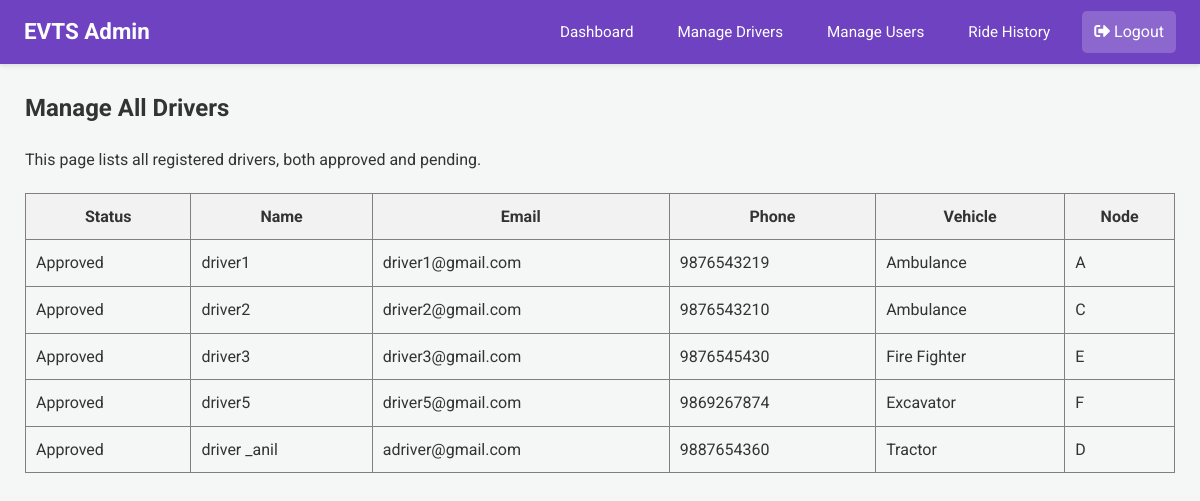
The app's page /admin/manage-drivers (signed in) with its own data.
### app.py (models this page shows)
class Driver(db.Model):
    email = db.Column(db.String(120), primary_key=True)
    name = db.Column(db.String(100))
    phone = db.Column(db.String(15))
    password = db.Column(db.String(256)) # Increased length for hash
    vehicle = db.Column(db.String(50))
    node = db.Column(db.String(10), nullable=False)
    is_approved = db.Column(db.Boolean, default=False, nullable=False)

### app.py (the view)
@app.route('/admin/manage-drivers')
@login_required_admin
def manage_drivers():
    admin = Admin.query.get(session['admin'])
    all_drivers = Driver.query.order_by(Driver.is_approved.asc()).all()
    response = make_response(render_template('admin_manage_drivers.html', admin=admin, drivers=all_drivers))
    return add_no_cache_to_response(response)

### app.py (called while the page is built)
def login_required_admin(f):
    @wraps(f)
    def decorated_function(*args, **kwargs):
        if 'admin' not in session:
            flash("Admin access required.", "error")
            return redirect(url_for('login'))
        return f(*args, **kwargs)
    return decorated_function

def add_no_cache_to_response(response):
    response.headers["Cache-Control"] = "no-cache, no-store, must-revalidate, public, max-age=0"
    response.headers["Pragma"] = "no-cache"
    response.headers["Expires"] = "0"
    return response

### templates/admin_manage_drivers.html (shortened to what this page needs)
{% extends 'admin_base.html' %}
{% block content %}
<h2>Manage All Drivers</h2>
<p>This page lists all registered drivers, both approved and pending.</p>
<table border="1" style="width: 100%; border-collapse: collapse; margin-top: 20px;">
    <thead>
        <tr style="background-color: #f2f2f2;">
            <th style="padding: 10px;">Status</th>
            <th style="padding: 10px;">Name</th>
            <th style="padding: 10px;">Email</th>
            <th style="padding: 10px;">Phone</th>
            <th style="padding: 10px;">Vehicle</th>
            <th style="padding: 10px;">Node</th>
        </tr>
    </thead>
    <tbody>
    {% for driver in drivers %}
    <tr>
        <td class="status-cell {% if driver.is_approved %}status-approved{% else %}status-pending{% endif %}" style="padding: 10px;">
            {% if driver.is_approved %}Approved{% else %}Pending{% endif %}
        </td>
        <td style="padding: 10px;">{{ driver.name }}</td>
        <td style="padding: 10px;">{{ driver.email }}</td>
        <td style="padding: 10px;">{{ driver.phone }}</td>
        <td style="padding: 10px;">{{ driver.vehicle }}</td>
        <td style="padding: 10px;">{{ driver.node }}</td>
    </tr>
    {% endfor %}
    </tbody>
</table>
{% endblock %}

### static/css/dashboard_styles.css (style rules this page uses)
body { font-family: 'Roboto', 'Segoe UI', Tahoma, Geneva, Verdana, sans-serif; margin: 0; background-color: #f4f7f6; color: #333; line-height: 1.6; }
.dashboard-content h2, .dashboard-content h3, .dashboard-content h4 { color: #333; margin-top: 0; }
.dashboard-content p { margin-bottom: 1rem; }

### records on screen
Driver: is_approved "Approved", name "driver1", email "driver1@gmail.com", phone "9876543219", vehicle "Ambulance", node "A"
Driver: is_approved "Approved", name "driver2", email "driver2@gmail.com", phone "9876543210", vehicle "Ambulance", node "C"
Driver: is_approved "Approved", name "driver3", email "driver3@gmail.com", phone "9876545430", vehicle "Fire Fighter", node "E"
Driver: is_approved "Approved", name "driver5", email "driver5@gmail.com", phone "9869267874", vehicle "Excavator", node "F"
Driver: is_approved "Approved", name "driver _anil", email "adriver@gmail.com", phone "9887654360", vehicle "Tractor", node "D"
